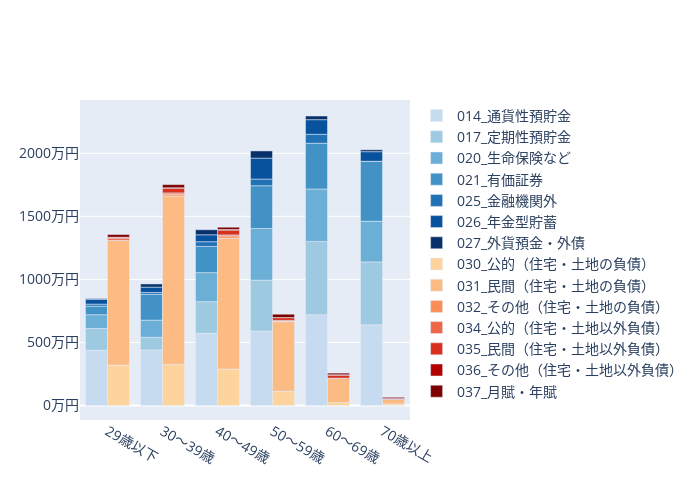

The notebook cell this image was saved under:
### Code cell
balance_fig = go.Figure()
lv = "貯蓄・負債階層3"
# 最初の資産カテゴリに対応する値を取得
asset_val = balance_crosstab.loc[balance_crosstab[lv] == asset_cats[0], "値"]
# 最初の資産カテゴリに対応する棒グラフを追加
balance_fig.add_trace(go.Bar(
    x=age_cats,
    y=asset_val.values,
    name=asset_cats[0],
    marker_color=asset_colors[0],
    offsetgroup=1,  # オフセットグループを1に設定して負債グループと区別
))  
# 最初の資産カテゴリの値を基準としてコピーし、積み上げの基準とする
asset_stack = asset_val.copy().values
# 最初の資産カテゴリを除く各資産カテゴリについてループ
for i in range(len(asset_cats) - 1):
    stack_values = balance_crosstab.loc[
        balance_crosstab[lv] == asset_cats[i + 1], "値"
    ].values
    # 次(i+1)の資産カテゴリに対応する棒グラフを追加
    balance_fig.add_trace(go.Bar(
        x=age_cats,
        y=stack_values,
        name=asset_cats[i + 1],
        marker_color=asset_colors[i + 1],
        base=asset_stack,  # 前の資産カテゴリの値を基準にして積み上げ
        offsetgroup=1,  # オフセットグループを1に設定
    ))
    # 積上値の更新。前のカテゴリの値にこのカテゴリの値を加算して、次の積上の基準にする
    asset_stack += stack_values
# 最初の負債カテゴリに対応する値を取得
liability_val = balance_crosstab.loc[balance_crosstab[lv] == liability_cats[0], "値"]
# 最初の負債カテゴリに対応する棒グラフを追加
balance_fig.add_trace(go.Bar(
    x=age_cats,
    y=liability_val,
    name=liability_cats[0],
    marker_color=liability_colors[0],
    offsetgroup=2,  # オフセットグループを1に設定して資産グループと区別
))
# 最初の負債カテゴリの値を基準としてコピーし、積み上げの基準とする
liability_stack = liability_val.copy().values
# 最初の負債カテゴリを除く各負債カテゴリについてループ
for i in range(len(liability_cats) - 1):
    stack_values = balance_crosstab.loc[
        balance_crosstab[lv] == liability_cats[i + 1], "値"
    ].values
    # 次(i+1)の負債カテゴリに対応する棒グラフを追加
    balance_fig.add_trace(go.Bar(
        x=age_cats,
        y=stack_values,
        name=liability_cats[i + 1],
        marker_color=liability_colors[i + 1],
        base=liability_stack,
        offsetgroup=2,
    ))
    # 積上値の更新。前のカテゴリの値にこのカテゴリの値を加算して、次の積上の基準にする
    liability_stack += stack_values
balance_fig.update_layout(
    go.Layout(width=700, height=500, font={"size": 14},
        barmode="group",
        yaxis={"tickformat": ".0f", "ticksuffix": "万円"},
    )
)
balance_fig.show()

### Figure 1 — Plotly figure (JSON) as saved in the notebook; plotly's stock layout.template omitted (floating-point values rounded to 4 significant figures)
{"data": [{"marker": {"color": "rgb(198,219,239)"}, "name": "014_通貨性預貯金", "offsetgroup": "1", "type": "bar", "x": ["29歳以下", "30～39歳", "40～49歳", "50～59歳", "60～69歳", "70歳以上"], "y": [438.0, 441.0, 572.0, 591.0, 720.0, 640.0]}, {"base": [438, 441, 572, 591, 720, 640], "marker": {"color": "rgb(158,202,225)"}, "name": "017_定期性預貯金", "offsetgroup": "1", "type": "bar", "x": ["29歳以下", "30～39歳", "40～49歳", "50～59歳", "60～69歳", "70歳以上"], "y": [173.0, 100.0, 252.0, 403.0, 581.0, 499.0]}, {"base": [611, 541, 824, 994, 1301, 1139], "marker": {"color": "rgb(107,174,214)"}, "name": "020_生命保険など", "offsetgroup": "1", "type": "bar", "x": ["29歳以下", "30～39歳", "40～49歳", "50～59歳", "60～69歳", "70歳以上"], "y": [109.0, 136.0, 230.0, 410.0, 416.0, 322.0]}, {"base": [720, 677, 1054, 1404, 1717, 1461], "marker": {"color": "rgb(66,146,198)"}, "name": "021_有価証券", "offsetgroup": "1", "type": "bar", "x": ["29歳以下", "30～39歳", "40～49歳", "50～59歳", "60～69歳", "70歳以上"], "y": [68.0, 205.0, 208.0, 339.0, 363.0, 475.0]}, {"base": [788, 882, 1262, 1743, 2080, 1936], "marker": {"color": "rgb(33,113,181)"}, "name": "025_金融機関外", "offsetgroup": "1", "type": "bar", "x": ["29歳以下", "30～39歳", "40～49歳", "50～59歳", "60～69歳", "70歳以上"], "y": [16.0, 15.0, 37.0, 53.0, 71.0, 1.0]}, {"base": [804, 897, 1299, 1796, 2151, 1937], "marker": {"color": "rgb(8,81,156)"}, "name": "026_年金型貯蓄", "offsetgroup": "1", "type": "bar", "x": ["29歳以下", "30～39歳", "40～49歳", "50～59歳", "60～69歳", "70歳以上"], "y": [38.0, 42.0, 55.0, 166.0, 116.0, 76.0]}, {"base": [842, 939, 1354, 1962, 2267, 2013], "marker": {"color": "rgb(8,48,107)"}, "name": "027_外貨預金・外債", "offsetgroup": "1", "type": "bar", "x": ["29歳以下", "30～39歳", "40～49歳", "50～59歳", "60～69歳", "70歳以上"], "y": [6.0, 25.0, 40.0, 57.0, 29.0, 15.0]}, {"marker": {"color": "rgb(253,212,158)"}, "name": "030_公的（住宅・土地の負債）", "offsetgroup": "2", "type": "bar", "x": ["29歳以下", "30～39歳", "40～49歳", "50～59歳", "60～69歳", "70歳以上"], "y": [321.0, 326.0, 289.0, 113.0, 23.0, 12.0]}, {"base": [321, 326, 289, 113, 23, 12], "marker": {"color": "rgb(253,187,132)"}, "name": "031_民間（住宅・土地の負債）", "offsetgroup": "2", "type": "bar", "x": ["29歳以下", "30～39歳", "40～49歳", "50～59歳", "60～69歳", "70歳以上"], "y": [989.0, 1336.0, 1038.0, 552.0, 191.0, 36.0]}, {"base": [1310, 1662, 1327, 665, 214, 48], "marker": {"color": "rgb(252,141,89)"}, "name": "032_その他（住宅・土地の負債）", "offsetgroup": "2", "type": "bar", "x": ["29歳以下", "30～39歳", "40～49歳", "50～59歳", "60～69歳", "70歳以上"], "y": [0.0, 15.0, 18.0, 5.0, 1.0, 0.0]}, {"base": [1310, 1677, 1345, 670, 215, 48], "marker": {"color": "rgb(239,101,72)"}, "name": "034_公的（住宅・土地以外負債）", "offsetgroup": "2", "type": "bar", "x": ["29歳以下", "30～39歳", "40～49歳", "50～59歳", "60～69歳", "70歳以上"], "y": [16.0, 9.0, 8.0, 5.0, 2.0, 1.0]}, {"base": [1326, 1686, 1353, 675, 217, 49], "marker": {"color": "rgb(215,48,31)"}, "name": "035_民間（住宅・土地以外負債）", "offsetgroup": "2", "type": "bar", "x": ["29歳以下", "30～39歳", "40～49歳", "50～59歳", "60～69歳", "70歳以上"], "y": [9.0, 38.0, 38.0, 22.0, 24.0, 6.0]}, {"base": [1335, 1724, 1391, 697, 241, 55], "marker": {"color": "rgb(179,0,0)"}, "name": "036_その他（住宅・土地以外負債）", "offsetgroup": "2", "type": "bar", "x": ["29歳以下", "30～39歳", "40～49歳", "50～59歳", "60～69歳", "70歳以上"], "y": [0.0, 3.0, 5.0, 1.0, 3.0, 0.0]}, {"base": [1335, 1727, 1396, 698, 244, 55], "marker": {"color": "rgb(127,0,0)"}, "name": "037_月賦・年賦", "offsetgroup": "2", "type": "bar", "x": ["29歳以下", "30～39歳", "40～49歳", "50～59歳", "60～69歳", "70歳以上"], "y": [21.0, 25.0, 18.0, 26.0, 13.0, 10.0]}], "layout": {"barmode": "group", "font": {"size": 14}, "height": 500, "width": 700, "yaxis": {"tickformat": ".0f", "ticksuffix": "万円"}}}
